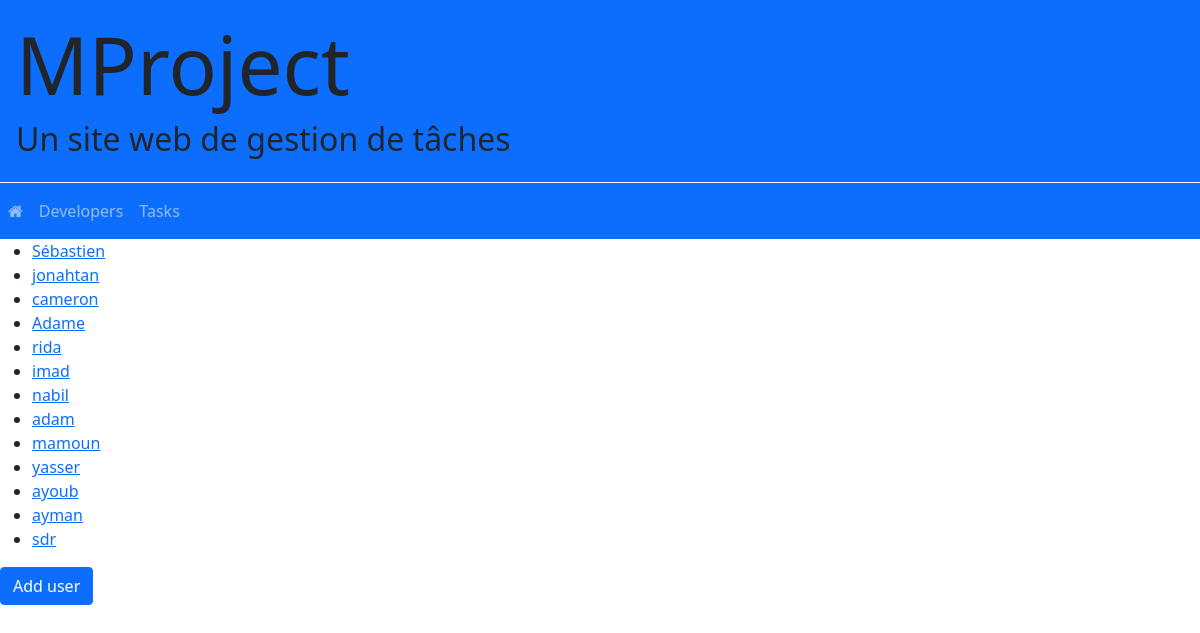
/developer/, run on the app's committed database.
### developer/models.py (models this page shows, shortened)
class Developer(models.Model):
    first_name = models.CharField("first name", max_length=200)
    last_name = models.CharField(max_length=200)
    user_name = models.CharField(max_length=50)

### developer/views.py (the view)
# urls.py: path('', IndexView.as_view(), name='index'),
class IndexView(ListView):
    model = Developer
    template_name = "developer/index.html"
    context_object_name = 'developers'
    def get_context_data(self, **kwargs):
        context = super(IndexView, self).get_context_data(**kwargs)
        context['form'] = DeveloperForm
        return context

### developer/templates/developer/index.html (shortened to what this page needs)
{% extends "_base.html" %}
{% block content %}
 {% if developers %}
 <ul>
     {% for dev in developers %}
     <li><a href="{% url 'developer:detail' dev.id %}"> {{ dev.first_name }}</a></li>
     {% endfor %}
 </ul>
 {% else %}
     <p><strong>Il n'y a aucun développeur enregistré !</strong></p>
 {% endif %}
    {% include 'developer/_create_dev_modal.html' %}
{% endblock content %}

### data on the page
Developer: first_name "Sébastien"
Developer: first_name "jonahtan"
Developer: first_name "cameron"
Developer: first_name "Adame"
Developer: first_name "rida"
Developer: first_name "imad"
Developer: first_name "nabil"
Developer: first_name "adam"
Developer: first_name "mamoun"
Developer: first_name "yasser"
Developer: first_name "ayoub"
Developer: first_name "ayman"
Developer: first_name "sdr"
